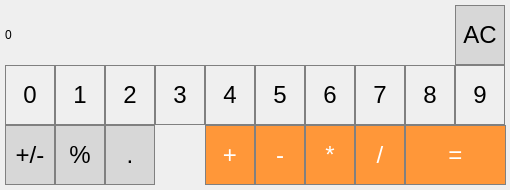
<?xml version="1.0" encoding="UTF-8"?>
<ui version="4.0">
 <class>Form</class>
 <widget class="QWidget" name="Form">
  <property name="geometry">
   <rect>
    <x>0</x>
    <y>0</y>
    <width>510</width>
    <height>190</height>
   </rect>
  </property>
  <property name="windowTitle">
   <string>Form</string>
  </property>
  <widget class="QPushButton" name="pushButton_0">
   <property name="geometry">
    <rect>
     <x>5</x>
     <y>65</y>
     <width>50</width>
     <height>60</height>
    </rect>
   </property>
   <property name="styleSheet">
    <string notr="true">QPushButton {
   border: 1px solid gray;
  font-size: 24px;
}
QPushButton:pressed {
    background-color: qlineargradient(x1: 0, y1: 0, x2: 0, y2: 1,
                                      stop: 0 #dadbde, stop: 1 #f6f7fa);
  font-size: 18px;
}</string>
   </property>
   <property name="text">
    <string>0</string>
   </property>
  </widget>
  <widget class="QLabel" name="result_view">
   <property name="geometry">
    <rect>
     <x>5</x>
     <y>5</y>
     <width>450</width>
     <height>60</height>
    </rect>
   </property>
   <property name="styleSheet">
    <string notr="true">QLabel {
  qproperty-alignment: 'AlignVCenter | AlignRight';
  border: 1px solid gray;
  font-size: 24px;
}

background-color : white;</string>
   </property>
   <property name="text">
    <string>0</string>
   </property>
  </widget>
  <widget class="QPushButton" name="pushButton_1">
   <property name="geometry">
    <rect>
     <x>55</x>
     <y>65</y>
     <width>50</width>
     <height>60</height>
    </rect>
   </property>
   <property name="styleSheet">
    <string notr="true">QPushButton {
   border: 1px solid gray;
  font-size: 24px;
}
QPushButton:pressed {
    background-color: qlineargradient(x1: 0, y1: 0, x2: 0, y2: 1,
                                      stop: 0 #dadbde, stop: 1 #f6f7fa);
  font-size: 18px;
}</string>
   </property>
   <property name="text">
    <string>1</string>
   </property>
  </widget>
  <widget class="QPushButton" name="pushButton_2">
   <property name="geometry">
    <rect>
     <x>105</x>
     <y>65</y>
     <width>50</width>
     <height>60</height>
    </rect>
   </property>
   <property name="styleSheet">
    <string notr="true">QPushButton {
   border: 1px solid gray;
  font-size: 24px;
}
QPushButton:pressed {
    background-color: qlineargradient(x1: 0, y1: 0, x2: 0, y2: 1,
                                      stop: 0 #dadbde, stop: 1 #f6f7fa);
  font-size: 18px;
}</string>
   </property>
   <property name="text">
    <string>2</string>
   </property>
  </widget>
  <widget class="QPushButton" name="pushButton_3">
   <property name="geometry">
    <rect>
     <x>155</x>
     <y>65</y>
     <width>50</width>
     <height>60</height>
    </rect>
   </property>
   <property name="styleSheet">
    <string notr="true">QPushButton {
   border: 1px solid gray;
  font-size: 24px;
}
QPushButton:pressed {
    background-color: qlineargradient(x1: 0, y1: 0, x2: 0, y2: 1,
                                      stop: 0 #dadbde, stop: 1 #f6f7fa);
  font-size: 18px;
}</string>
   </property>
   <property name="text">
    <string>3</string>
   </property>
  </widget>
  <widget class="QPushButton" name="pushButton_4">
   <property name="geometry">
    <rect>
     <x>205</x>
     <y>65</y>
     <width>50</width>
     <height>60</height>
    </rect>
   </property>
   <property name="styleSheet">
    <string notr="true">QPushButton {
   border: 1px solid gray;
  font-size: 24px;
}
QPushButton:pressed {
    background-color: qlineargradient(x1: 0, y1: 0, x2: 0, y2: 1,
                                      stop: 0 #dadbde, stop: 1 #f6f7fa);
  font-size: 18px;
}</string>
   </property>
   <property name="text">
    <string>4</string>
   </property>
  </widget>
  <widget class="QPushButton" name="pushButton_5">
   <property name="geometry">
    <rect>
     <x>255</x>
     <y>65</y>
     <width>50</width>
     <height>60</height>
    </rect>
   </property>
   <property name="styleSheet">
    <string notr="true">QPushButton {
   border: 1px solid gray;
  font-size: 24px;
}
QPushButton:pressed {
    background-color: qlineargradient(x1: 0, y1: 0, x2: 0, y2: 1,
                                      stop: 0 #dadbde, stop: 1 #f6f7fa);
  font-size: 18px;
}</string>
   </property>
   <property name="text">
    <string>5</string>
   </property>
  </widget>
  <widget class="QPushButton" name="pushButton_6">
   <property name="geometry">
    <rect>
     <x>305</x>
     <y>65</y>
     <width>50</width>
     <height>60</height>
    </rect>
   </property>
   <property name="styleSheet">
    <string notr="true">QPushButton {
   border: 1px solid gray;
  font-size: 24px;
}
QPushButton:pressed {
    background-color: qlineargradient(x1: 0, y1: 0, x2: 0, y2: 1,
                                      stop: 0 #dadbde, stop: 1 #f6f7fa);
  font-size: 18px;
}</string>
   </property>
   <property name="text">
    <string>6</string>
   </property>
  </widget>
  <widget class="QPushButton" name="pushButton_7">
   <property name="geometry">
    <rect>
     <x>355</x>
     <y>65</y>
     <width>50</width>
     <height>60</height>
    </rect>
   </property>
   <property name="styleSheet">
    <string notr="true">QPushButton {
   border: 1px solid gray;
  font-size: 24px;
}
QPushButton:pressed {
    background-color: qlineargradient(x1: 0, y1: 0, x2: 0, y2: 1,
                                      stop: 0 #dadbde, stop: 1 #f6f7fa);
  font-size: 18px;
}</string>
   </property>
   <property name="text">
    <string>7</string>
   </property>
  </widget>
  <widget class="QPushButton" name="pushButton_9">
   <property name="geometry">
    <rect>
     <x>455</x>
     <y>65</y>
     <width>50</width>
     <height>60</height>
    </rect>
   </property>
   <property name="styleSheet">
    <string notr="true">QPushButton {
   border: 1px solid gray;
  font-size: 24px;
}
QPushButton:pressed {
    background-color: qlineargradient(x1: 0, y1: 0, x2: 0, y2: 1,
                                      stop: 0 #dadbde, stop: 1 #f6f7fa);
  font-size: 18px;
}</string>
   </property>
   <property name="text">
    <string>9</string>
   </property>
  </widget>
  <widget class="QPushButton" name="pushButton_8">
   <property name="geometry">
    <rect>
     <x>405</x>
     <y>65</y>
     <width>50</width>
     <height>60</height>
    </rect>
   </property>
   <property name="styleSheet">
    <string notr="true">QPushButton {
   border: 1px solid gray;
  font-size: 24px;
}
QPushButton:pressed {
    background-color: qlineargradient(x1: 0, y1: 0, x2: 0, y2: 1,
                                      stop: 0 #dadbde, stop: 1 #f6f7fa);
  font-size: 18px;
}</string>
   </property>
   <property name="text">
    <string>8</string>
   </property>
  </widget>
  <widget class="QPushButton" name="pushButton_AC">
   <property name="geometry">
    <rect>
     <x>455</x>
     <y>5</y>
     <width>50</width>
     <height>60</height>
    </rect>
   </property>
   <property name="styleSheet">
    <string notr="true">QPushButton {
  background-color: rgb(215, 215, 215);
  border: 1px solid gray;
  font-size: 24px;
}
QPushButton:pressed {
    background-color: qlineargradient(x1: 0, y1: 0, x2: 0, y2: 1,
                                      stop: 0 #BEBEBE, stop: 1 #D7D7D7);
  font-size: 18px;
}</string>
   </property>
   <property name="text">
    <string>AC</string>
   </property>
  </widget>
  <widget class="QPushButton" name="pushButton_answer">
   <property name="geometry">
    <rect>
     <x>405</x>
     <y>125</y>
     <width>101</width>
     <height>60</height>
    </rect>
   </property>
   <property name="styleSheet">
    <string notr="true">QPushButton {
  background-color: rgb(255, 151, 57);
  color: white; 
  border: 1px solid gray;
  font-size: 24px;
}

QPushButton:pressed {
    background-color: qlineargradient(x1: 0, y1: 0, x2: 0, y2: 1,
                                      stop: 0 #FF7832, stop: 1 #FF9739);
  font-size: 18px;
}</string>
   </property>
   <property name="text">
    <string>=</string>
   </property>
  </widget>
  <widget class="QPushButton" name="pushButton_minus">
   <property name="geometry">
    <rect>
     <x>255</x>
     <y>125</y>
     <width>50</width>
     <height>60</height>
    </rect>
   </property>
   <property name="styleSheet">
    <string notr="true">QPushButton {
  background-color: rgb(255, 151, 57);
  color: white; 
  border: 1px solid gray;
  font-size: 24px;
}

QPushButton:pressed {
    background-color: qlineargradient(x1: 0, y1: 0, x2: 0, y2: 1,
                                      stop: 0 #FF7832, stop: 1 #FF9739);
  font-size: 18px;
}</string>
   </property>
   <property name="text">
    <string>-</string>
   </property>
  </widget>
  <widget class="QPushButton" name="pushButton_demiter">
   <property name="geometry">
    <rect>
     <x>355</x>
     <y>125</y>
     <width>50</width>
     <height>60</height>
    </rect>
   </property>
   <property name="styleSheet">
    <string notr="true">QPushButton {
  background-color: rgb(255, 151, 57);
  color: white; 
  border: 1px solid gray;
  font-size: 24px;
}

QPushButton:pressed {
    background-color: qlineargradient(x1: 0, y1: 0, x2: 0, y2: 1,
                                      stop: 0 #FF7832, stop: 1 #FF9739);
  font-size: 18px;
}</string>
   </property>
   <property name="text">
    <string>/</string>
   </property>
  </widget>
  <widget class="QPushButton" name="pushButton_plus">
   <property name="geometry">
    <rect>
     <x>205</x>
     <y>125</y>
     <width>50</width>
     <height>60</height>
    </rect>
   </property>
   <property name="styleSheet">
    <string notr="true">QPushButton {
  background-color: rgb(255, 151, 57);
  color: white; 
  border: 1px solid gray;
  font-size: 24px;
}

QPushButton:pressed {
    background-color: qlineargradient(x1: 0, y1: 0, x2: 0, y2: 1,
                                      stop: 0 #FF7832, stop: 1 #FF9739);
  font-size: 18px;
}</string>
   </property>
   <property name="text">
    <string>+</string>
   </property>
  </widget>
  <widget class="QPushButton" name="pushButton_times">
   <property name="geometry">
    <rect>
     <x>305</x>
     <y>125</y>
     <width>50</width>
     <height>60</height>
    </rect>
   </property>
   <property name="styleSheet">
    <string notr="true">QPushButton {
  background-color: rgb(255, 151, 57);
  color: white; 
  border: 1px solid gray;
  font-size: 24px;
}

QPushButton:pressed {
    background-color: qlineargradient(x1: 0, y1: 0, x2: 0, y2: 1,
                                      stop: 0 #FF7832, stop: 1 #FF9739);
  font-size: 18px;
}</string>
   </property>
   <property name="text">
    <string>*</string>
   </property>
  </widget>
  <widget class="QPushButton" name="pushButton_plusminus">
   <property name="geometry">
    <rect>
     <x>5</x>
     <y>125</y>
     <width>50</width>
     <height>60</height>
    </rect>
   </property>
   <property name="styleSheet">
    <string notr="true">QPushButton {
  background-color: rgb(215, 215, 215);
  border: 1px solid gray;
  font-size: 24px;
}
QPushButton:pressed {
    background-color: qlineargradient(x1: 0, y1: 0, x2: 0, y2: 1,
                                      stop: 0 #BEBEBE, stop: 1 #D7D7D7);
  font-size: 18px;
}</string>
   </property>
   <property name="text">
    <string>+/-</string>
   </property>
  </widget>
  <widget class="QPushButton" name="pushButton_procent">
   <property name="geometry">
    <rect>
     <x>55</x>
     <y>125</y>
     <width>50</width>
     <height>60</height>
    </rect>
   </property>
   <property name="styleSheet">
    <string notr="true">QPushButton {
  background-color: rgb(215, 215, 215);
  border: 1px solid gray;
  font-size: 24px;
}
QPushButton:pressed {
    background-color: qlineargradient(x1: 0, y1: 0, x2: 0, y2: 1,
                                      stop: 0 #BEBEBE, stop: 1 #D7D7D7);
  font-size: 18px;
}</string>
   </property>
   <property name="text">
    <string>%</string>
   </property>
  </widget>
  <widget class="QPushButton" name="pushButton_dot">
   <property name="geometry">
    <rect>
     <x>105</x>
     <y>125</y>
     <width>50</width>
     <height>60</height>
    </rect>
   </property>
   <property name="styleSheet">
    <string notr="true">QPushButton {
  background-color: rgb(215, 215, 215);
  border: 1px solid gray;
  font-size: 24px;
}
QPushButton:pressed {
    background-color: qlineargradient(x1: 0, y1: 0, x2: 0, y2: 1,
                                      stop: 0 #BEBEBE, stop: 1 #D7D7D7);
  font-size: 18px;
}</string>
   </property>
   <property name="text">
    <string>.</string>
   </property>
  </widget>
 </widget>
 <resources/>
 <connections/>
</ui>
